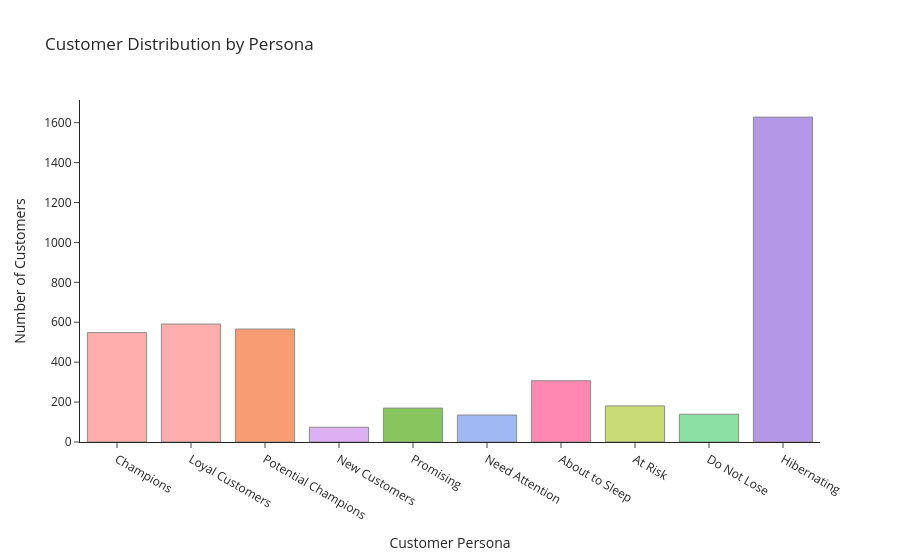

The notebook cell saved with this chart:
### Code cell
# Highlight VIP personas with a stronger pastel accent against the rest of the pastel palette
vip_accent = "#FFADAD"
bar_colors = [vip_accent if seg in VIP_PERSONAS else PASTEL[i % len(PASTEL)]
              for i, seg in enumerate(PERSONA_ORDER)]

ordered_counts = persona_counts.set_index("CustomerPersona").reindex(PERSONA_ORDER)["Count"]

fig = go.Figure(
    data=[go.Bar(
        x=PERSONA_ORDER,
        y=ordered_counts.values,
        marker_color=bar_colors,
        marker_line_color="rgb(140,140,140)",
        marker_line_width=1
    )]
)
fig.update_layout(
    title="Customer Distribution by Persona",
    xaxis_title="Customer Persona",
    yaxis_title="Number of Customers",
    template="simple_white",
    showlegend=False
)
fig.show()

### Figure 1 — Plotly figure (JSON) as saved in the notebook; plotly's stock layout.template omitted (floating-point values rounded to 4 significant figures)
{"data": [{"marker": {"color": ["#FFADAD", "#FFADAD", "rgb(248, 156, 116)", "rgb(220, 176, 242)", "rgb(135, 197, 95)", "rgb(158, 185, 243)", "rgb(254, 136, 177)", "rgb(201, 219, 116)", "rgb(139, 224, 164)", "rgb(180, 151, 231)"], "line": {"color": "rgb(140,140,140)", "width": 1}}, "type": "bar", "x": ["Champions", "Loyal Customers", "Potential Champions", "New Customers", "Promising", "Need Attention", "About to Sleep", "At Risk", "Do Not Lose", "Hibernating"], "y": [548, 591, 566, 74, 170, 135, 307, 181, 139, 1628]}], "layout": {"showlegend": false, "title": {"text": "Customer Distribution by Persona"}, "xaxis": {"title": {"text": "Customer Persona"}}, "yaxis": {"title": {"text": "Number of Customers"}}}}
